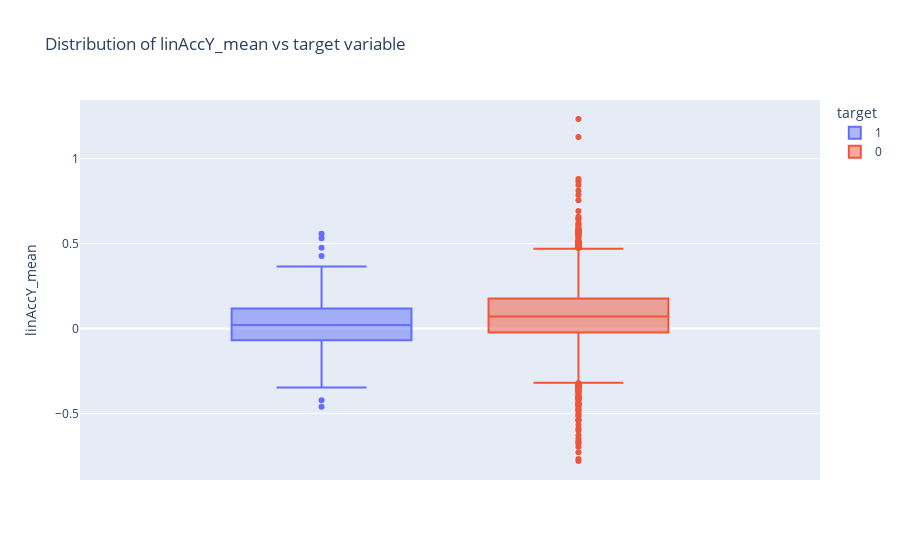

Notebook source saved alongside this figure:
### Code cell
fig = px.box(data_custom, y="linAccY_mean", color="target",title = 'Distribution of linAccY_mean vs target variable')
fig.update_traces(quartilemethod="exclusive") 
fig.show()

### Figure 1 — Plotly figure (JSON) as saved in the notebook; plotly's stock layout.template omitted (floating-point values rounded to 4 significant figures; data arrays with more than 128 entries replaced by an {"elided": "..."} marker saying what was removed)
{"data": [{"alignmentgroup": "True", "hovertemplate": "target=1<br>linAccY_mean=%{y}<extra></extra>", "legendgroup": "1", "marker": {"color": "#636efa"}, "name": "1", "notched": false, "offsetgroup": "1", "orientation": "v", "quartilemethod": "exclusive", "showlegend": true, "type": "box", "x0": " ", "xaxis": "x", "y": {"elided": "274 float values"}, "y0": " ", "yaxis": "y"}, {"alignmentgroup": "True", "hovertemplate": "target=0<br>linAccY_mean=%{y}<extra></extra>", "legendgroup": "0", "marker": {"color": "#EF553B"}, "name": "0", "notched": false, "offsetgroup": "0", "orientation": "v", "quartilemethod": "exclusive", "showlegend": true, "type": "box", "x0": " ", "xaxis": "x", "y": {"elided": "2511 float values"}, "y0": " ", "yaxis": "y"}], "layout": {"boxmode": "group", "legend": {"title": {"text": "target"}, "tracegroupgap": 0}, "title": {"text": "Distribution of linAccY_mean vs target variable"}, "xaxis": {"anchor": "y", "domain": [0, 1]}, "yaxis": {"anchor": "x", "domain": [0, 1], "title": {"text": "linAccY_mean"}}}}
